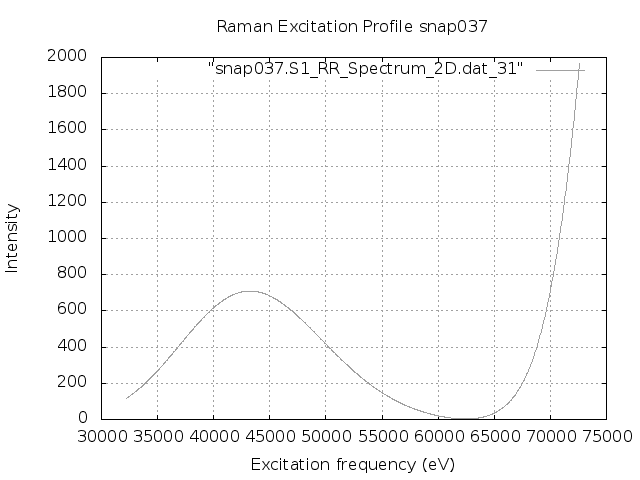

The script that saved this image:
set terminal png
set output "snap037.S1.REP.png"
set xlabel 'Excitation frequency (eV)'
set ylabel 'Intensity'
set title "Raman Excitation Profile snap037"
set grid
set autoscale
plot "snap037.S1_RR_Spectrum_2D.dat_31" with lines lc "blue"
exit
